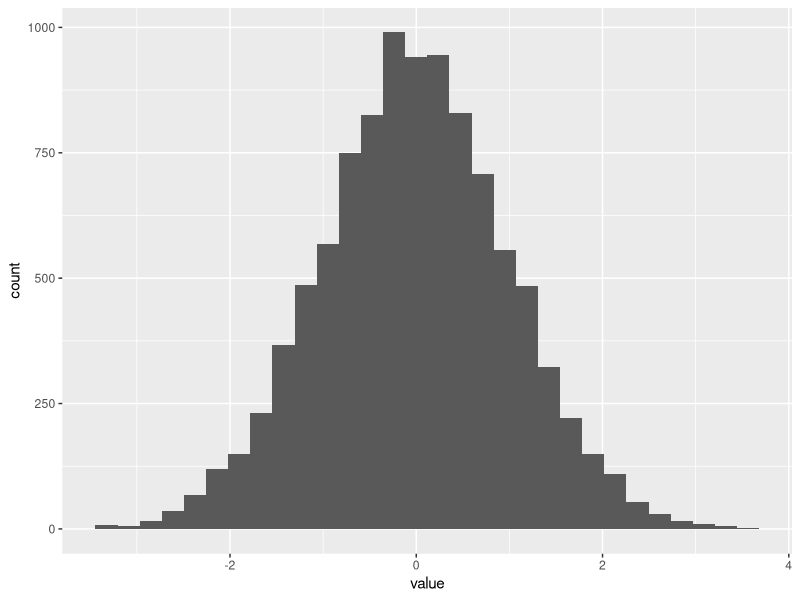
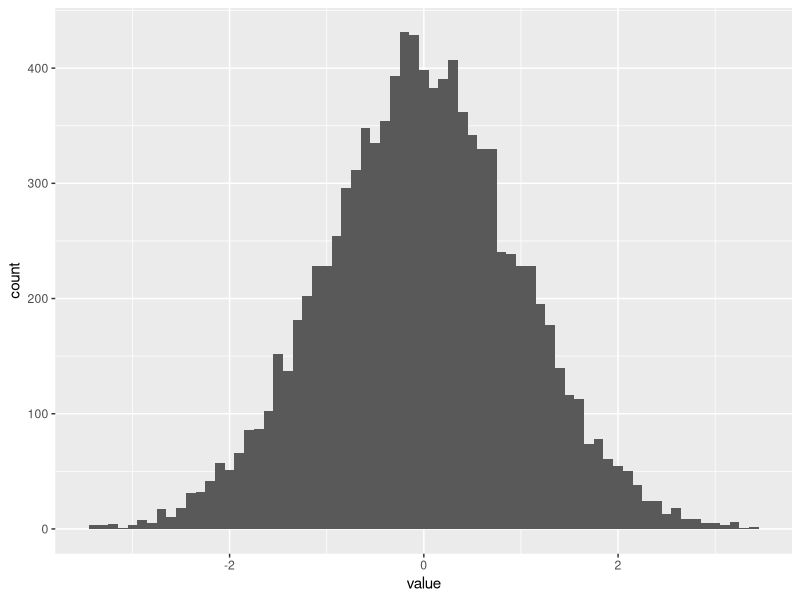
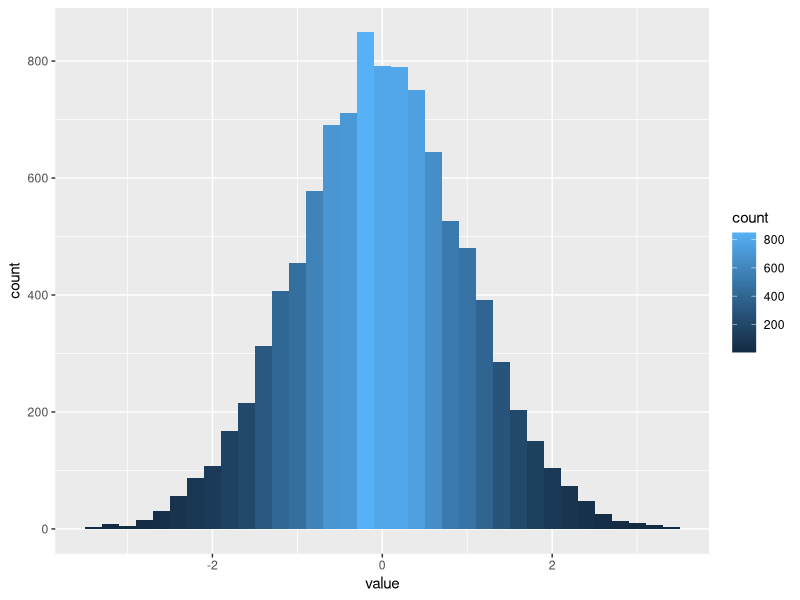
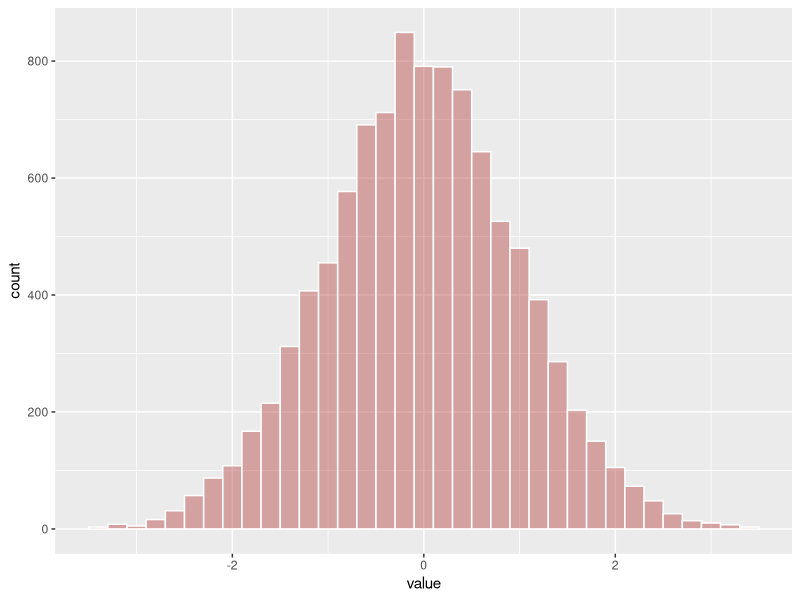

These charts were generated, in order, by the following R code: (Note: this script raises an error after producing the figures.)


library(ggplot2)

#1. Nhu Y
# hello world



#-----------------HISTOGRAM----------------#
## Basic ggplot2 histogram
library(ggplot2)
data = data.frame(value=rnorm(10000))
data
head(data)
ggplot(data,aes(x=value)) +
  geom_histogram() #bins = 0.2
ggplot(data,aes(x=value)) +
  geom_histogram(binwidth = 0.1)

##change color
ggplot(data,aes(x=value)) +
  geom_histogram(binwidth = 0.2, aes(fill = ..count..))
ggplot(data,aes(x=value)) +
  geom_histogram(binwidth = 0.2,col = "white",fill = rgb(0.7,0.2,0.2,0.4)) #rgb la ham cho phep tao mau theo cuong do tu 0 den 1
?rgb



#2. Thuy Hong




#3. Hong Lam





#4. Truong Han




#5. Minh Ly



#6. Hong Phuc




#7. Cung Bac
data %>%
  filter( price<300 ) %>%
  ggplot( aes(x=price)) +
  stat_bin(breaks=seq(0,300,10), fill="#69b3a2", color="#e9ecef", alpha=0.9) +
  ggtitle("Night price distribution of Airbnb appartements") +
  theme_ipsum() +
  theme(
    plot.title = element_text(size=12)
  )
